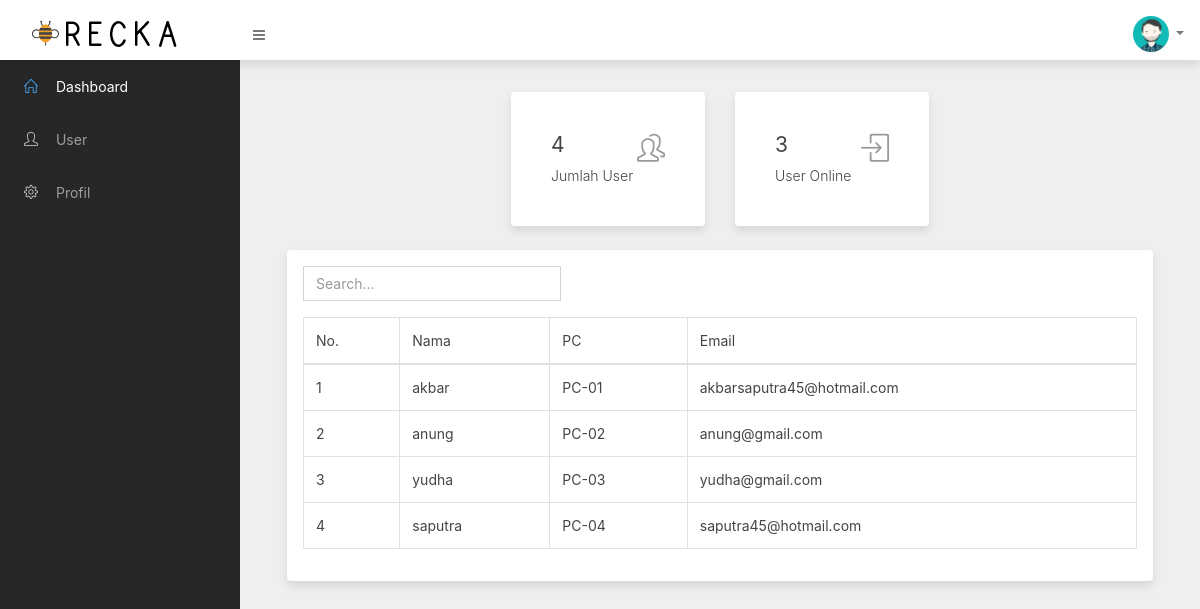
The page /index.php/dashboard on the database its author committed.
### tables this page shows
CREATE TABLE IF NOT EXISTS `client` (
  `id` int(11) NOT NULL AUTO_INCREMENT,
  `username` varchar(30) NOT NULL,
  `password` varchar(255) NOT NULL,
  `email` varchar(100) NOT NULL,
  `pc` varchar(10) NOT NULL,
  `token` varchar(255) NOT NULL,
  PRIMARY KEY (`id`)
);

### application/controllers/Dashboard.php (called while the page is built, shortened)
<?php
class Dashboard extends CI_Controller {
	function __construct()
	{
		$this->load->model('m_data');
	}
	public function index()
	{
		$this->load->view('dashboard');
	}
}

### index.php (called while the page is built, shortened)
<?php
require_once BASEPATH.'core/CodeIgniter.php';

### application/views/dashboard.php (the view, shortened to what this page needs)
<!doctype html>
<html lang="en">
<head>
	<link rel="stylesheet" href="<?php echo base_url('assets/css/bootstrap.min.css'); ?>">
	<link rel="stylesheet" href="<?php echo base_url('assets/css/font-awesome.min.css'); ?>">
	<link rel="stylesheet" href="<?php echo base_url('assets/css/simple-line-icons.css'); ?>">
	<link rel="stylesheet" href="<?php echo base_url('assets/css/styles.css'); ?>">
</head>
<body class="sidebar-fixed header-fixed">
	<div class="page-wrapper">
		<nav class="navbar page-header" style="box-shadow: 0 5px 10px 0 rgba(0,0,0,.1);">
			<a class="navbar-brand" href="#">
				<span class="text-center ml-3">
					<img src="<?php echo base_url('assets/imgs/logo1.png') ?>" alt="logo">
				</span>
			</a>
			<button href="#" class="btn btn-link sidebar-toggle d-md-down-none">
				<i class="fa fa-bars"></i>
			</button>
			<ul class="navbar-nav ml-auto">
				<li class="nav-item dropdown">
					<a class="nav-link dropdown-toggle" href="#" role="button" data-toggle="dropdown" aria-haspopup="true" aria-expanded="false">
						<img src="<?php echo base_url('assets/imgs/avatar-1.png') ?>" class="avatar avatar-sm" alt="logo">
					</a>
				</li>
			</ul>
		</nav>
		<div class="main-container">
			<div class="sidebar">
				<nav class="sidebar-nav">
					<ul class="nav">
						<li class="nav-item">
							<a href="<?php echo base_url('dashboard');?>" class="nav-link active klik" id="dashboard">
								<i class="icon icon-home"></i> Dashboard
							</a>
							<a href="<?php echo base_url('user');?>" class="nav-link klik" id="user">
								<i class="icon icon-user"></i> User
							</a>
							<a href="<?php echo base_url('profil');?>" class="nav-link klik" id="profil">
								<i class="icon icon-settings"></i> Profil
							</a>
						</li>
					</ul>
				</nav>
			</div>
			<div class="content">
				<div class="container-fluid">
					<div class="row justify-content-center">
						<div class="col-md-3">
							<div class="card p-4" style="box-shadow: 0 5px 10px 0 rgba(0,0,0,.1); border: none;">
								<div class="card-body d-flex justify-content-between align-items-center">
									<div>
										<span class="h4 d-block font-weight-normal mb-2">
											<?php
$sql = $this->db->query('SELECT count(*) AS id FROM client');
foreach ($sql->result() as $row) {
    echo $row->id;
}
?>
										</span>
										<span class="font-weight-light">Jumlah User</span>
									</div>
									<div class="h2 text-muted">
										<i class="icon icon-people"></i>
									</div>
								</div>
							</div>
						</div>
						<div class="col-md-3">
							<div class="card p-4" style="box-shadow: 0 5px 10px 0 rgba(0,0,0,.1); border: none;">
								<div class="card-body d-flex justify-content-between align-items-center">
									<div>
										<span class="h4 d-block font-weight-normal mb-2">
											3
										</span>
										<span class="font-weight-light">User Online</span>
									</div>
									<div class="h2 text-muted">
										<i class="icon icon-login"></i>
									</div>
								</div>
							</div>
						</div>
					</div>
					<div class="row">
						<div class="col-md-12">
							<div class="card">
								<div class="card-body">
									<div class="row">
										<div class="form-group col-md-4">
											<input id="search" placeholder="Search..." class="form-control" />
										</div>
									</div>
									<div class="table-responsive">
										<table class="table table-bordered">
											<thead>
												<tr>
													<td>
														No.
													</td>
													<td>
														Nama
													</td>
													<td>
														PC
													</td>
													<td>
														Email
													</td>
												</tr>
											</thead>
											<tbody id="users">
												<?php
										$query = $this->db->query('SELECT * FROM client');
										$x = 1;
										foreach($query->result() as $row){
?>
													<tr>
														<td>
															<?= $x++;?>
														</td>
														<td>
															<?= $row->username;?>
														</td>
														<td>
															<?= $row->pc;?>
														</td>
														<td>
															<?= $row->email;?>
														</td>
														<?php
										}
									?>
													</tr>
											</tbody>
										</table>
									</div>
								</div>
							</div>
						</div>
					</div>
				</div>
			</div>
		</div>
	</div>
</body>
</html>

### rows shown on the page
client: username "akbar", pc "PC-01", email "akbarsaputra45@hotmail.com"
client: username "anung", pc "PC-02", email "anung@gmail.com"
client: username "yudha", pc "PC-03", email "yudha@gmail.com"
client: username "saputra", pc "PC-04", email "saputra45@hotmail.com"

### other values the page prints
$row->id "4"
